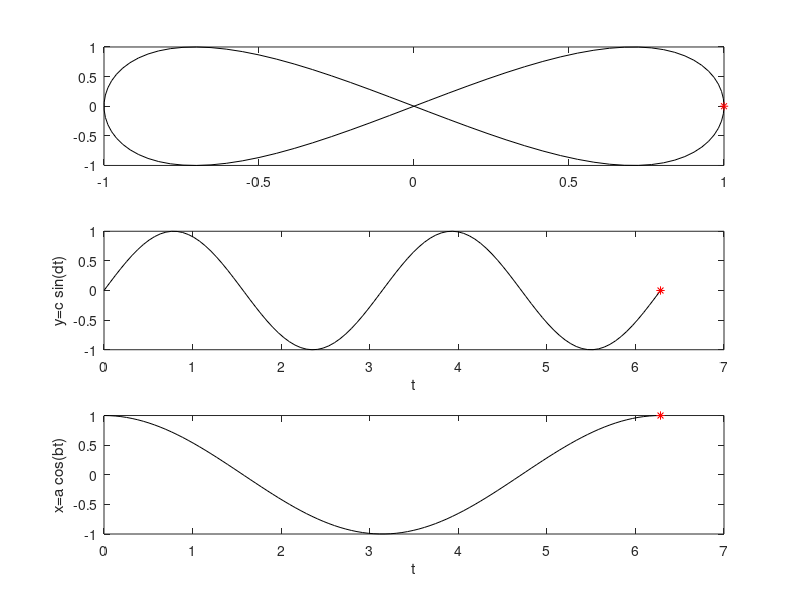

MATLAB code to generate this figure:
clear all
close all
clc

% Shows an animations of parametric curve traced out for 0<=t<=2pi
a = 1;
b = 1;
c = 1;
d = 2;

t = linspace(0,2*pi,100);

x = @(t) a.*cos(b.*t);
y = @(t) c.*sin(d.*t);
for i = 1:length(t)
subplot(3,1,1)
    plot(x(t),y(t),'-k')
    hold on
    plot(x(t(i)),y(t(i)),'*r')
    hold off
subplot(3,1,2)
    plot(t,c.*sin(d.*t),'-k')
    hold on
    plot (t(i),c.*sin(d.*t(i)),'*r')
    xlabel('t')
    ylabel('y=c sin(dt)')
    hold off
subplot(3,1,3)
    plot(t,a.*cos(b.*t),'-k')
    hold on
    plot (t(i),a.*cos(b.*t(i)),'*r')
    xlabel('t')
    ylabel('x=a cos(bt)')
    hold off
drawnow
pause(0.1)
end